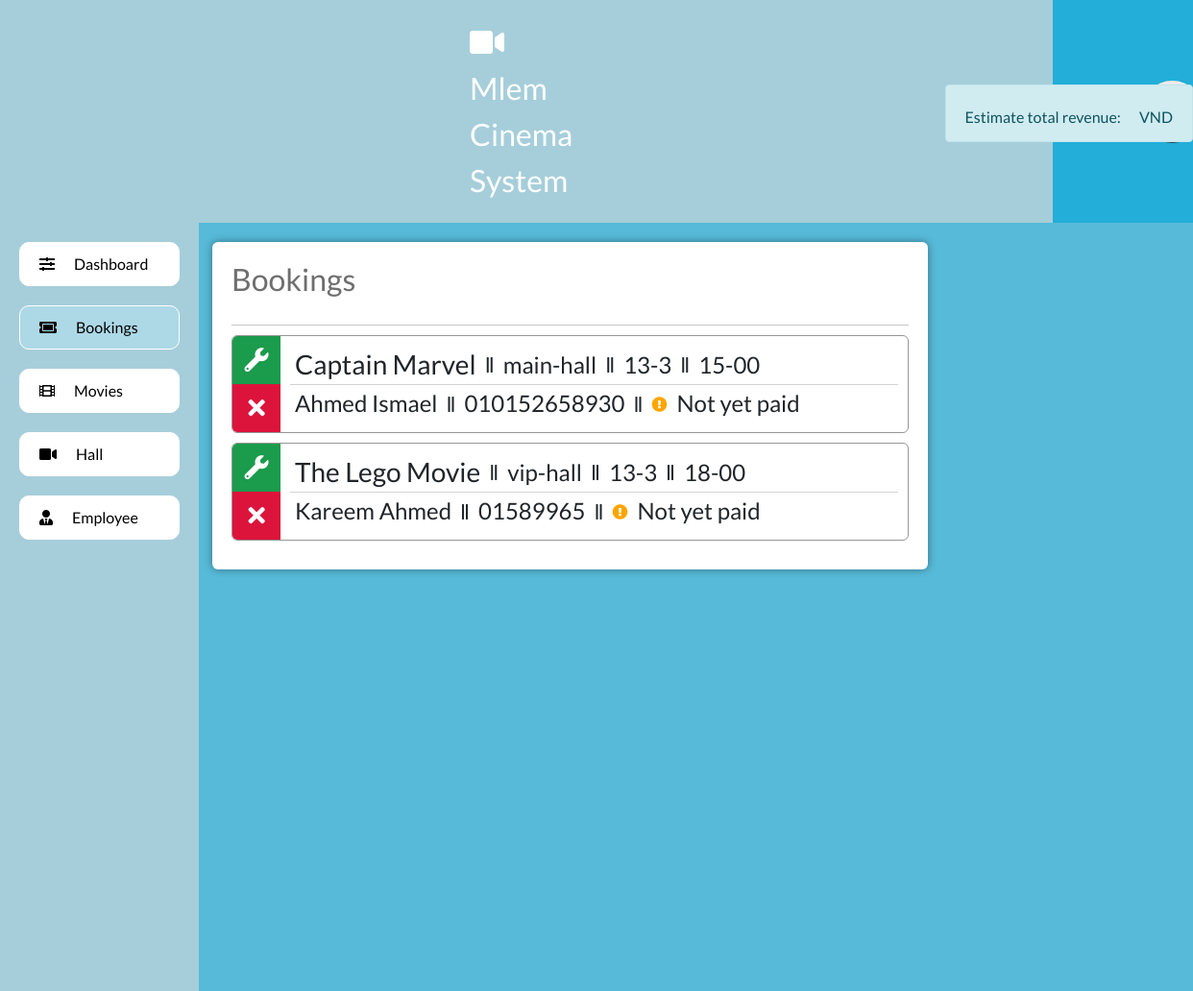
Page /admin/bookings.php on the earlier database version.
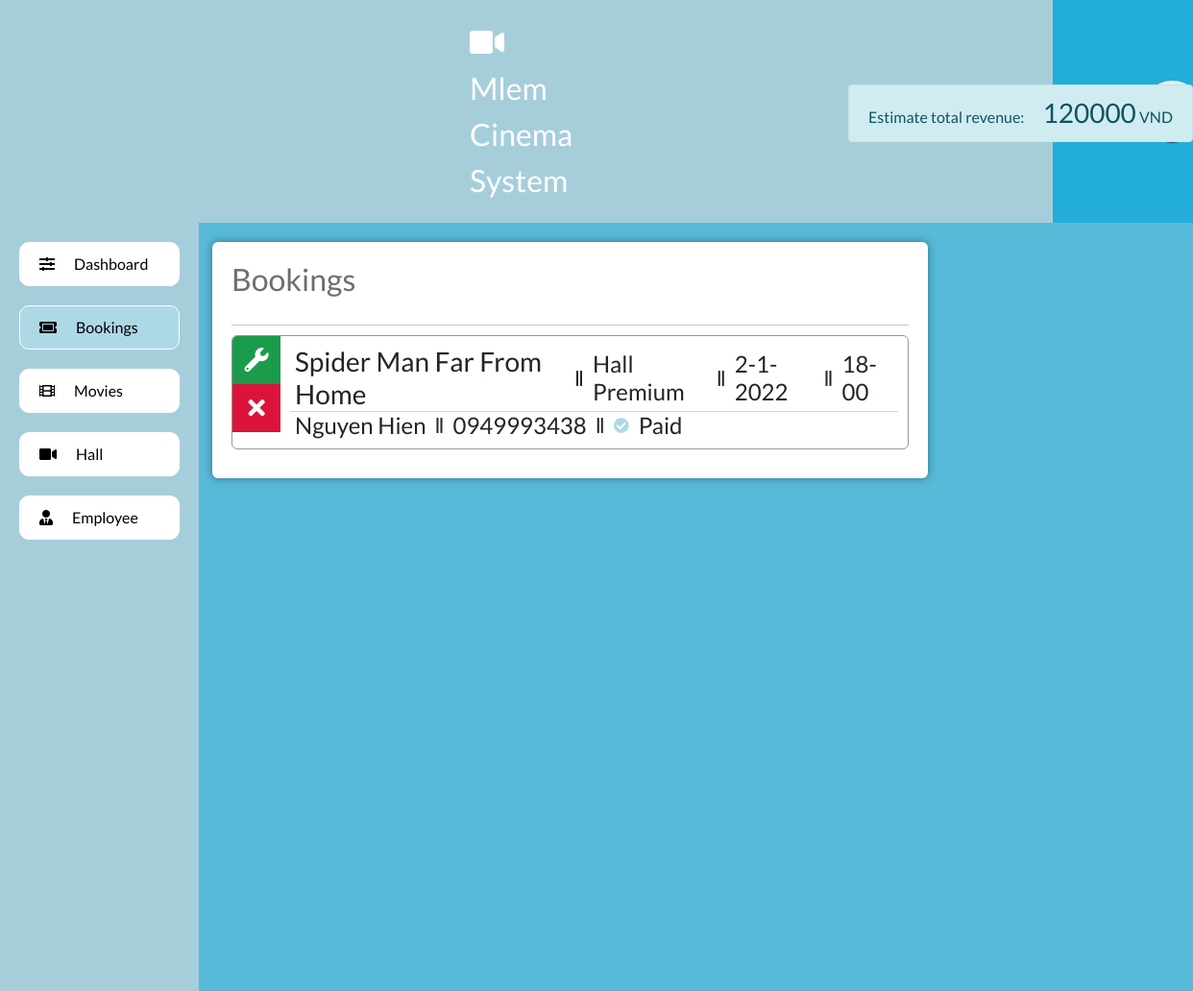
Same page on the later database version.
### tables this page shows
CREATE TABLE `bookingTable` (
  `bookingID` int(11) NOT NULL,
  `movieName` varchar(100) DEFAULT NULL,
  `bookingTheatre` varchar(100) NOT NULL,
  `bookingDate` varchar(50) NOT NULL,
  `bookingTime` varchar(50) NOT NULL,
  `bookingFName` varchar(100) NOT NULL,
  `bookingLName` varchar(100) DEFAULT NULL,
  `bookingPNumber` varchar(12) NOT NULL,
  `paymentStatus` tinyint(1) DEFAULT 0
);

### admin/bookings.php (the view, shortened to what this page needs)
<!DOCTYPE html>
<html lang="en">
<head>
    <link rel="stylesheet" href="https://maxcdn.bootstrapcdn.com/bootstrap/4.5.2/css/bootstrap.min.css">
    <link rel="stylesheet" href="../style/styles2.css">
    <link rel="stylesheet" href="https://use.fontawesome.com/releases/v5.7.2/css/all.css"
>
</head>
<body>
    <div class="admin-section-header">
        <div class="admin-logo">
            <i class="fas fa-video"></i>
            Mlem Cinema System
        </div>
        <div class="admin-login-info">
            <a href="#">Welcome, Admin</a>
        </div>
    </div>
    <div class="admin-container">
        <div class="admin-section admin-section1 ">
            <ul>
                <a href="admin.php"><li><i class="fas fa-sliders-h"></i>Dashboard</li></a>
                <a href="bookings.php"><li class="active-menu"><i class="fas fa-ticket-alt"></i>Bookings </i></li></a>
                <a href="movies.php"><li><i class="fas fa-film"></i>Movies </li></a>
                <a href="hall.php"><li><i class="fas fa-video"></i>Hall</li></a>
                <a href="employee.php"><li><i class="fas fa-user-tie"></i>Employee</li></a>
            </ul>
        </div>
        <div class="admin-section admin-section2">
            <div class="admin-section-column">
                <div class="admin-section-panel admin-section-panel2 w-60vw">
                    <div class="admin-panel-section-header">
                        <h2>Bookings</h2>
                    </div>
                    <div class="admin-panel-section-content">
                        <?php
                        $link = mysqli_connect("localhost", "root", "", "cinema_db");
                        $sql = "SELECT * FROM bookingTable";
                        if($result = mysqli_query($link, $sql)){
                            if(mysqli_num_rows($result) > 0){
                                while($row = mysqli_fetch_array($result)){
                                    echo "<div class=\"admin-panel-section-booking-item\">\n";
                                    echo "                            <div class=\"admin-panel-section-booking-response\">\n";
                                    echo "                                <a href=changePaymentStatus.php?id=".$row['bookingID']."'><i class=\"fas fa-wrench accept-booking\" title=\"Change payment status\"></i></a>\n";
                                    echo "                                <a href='deleteBooking.php?id=".$row['bookingID']."'><i class=\"fas fa-times decline-booking\" title=\"Reject booking\"></i></a>\n";
                                    echo "                            </div>\n";
                                    echo "                            <div class=\"admin-panel-section-booking-info\">\n";
                                    echo "                                <div>\n";
                                    echo "                                    <h3>". $row['movieName'] ."</h3>\n";
                                    echo "                                    <i class=\"fas fa-grip-lines-vertical \"></i>\n";
                                    echo "                                    <h4>". $row['bookingTheatre'] ."</h4>\n";
                                    echo "                                    <i class=\"fas fa-grip-lines-vertical \"></i>\n";
                                    echo "                                    <h4>". $row['bookingDate'] ."</h4>\n";
                                    echo "                                    <i class=\"fas fa-grip-lines-vertical \"></i>\n";
                                    echo "                                    <h4>". $row['bookingTime'] ."</h4>\n";
                                    echo "                                </div>\n";
                                    echo "                                <div>\n";
                                    echo "                                    <h4>". $row['bookingFName'] ." ". $row['bookingLName'] ."</h4>\n";
                                    echo "                                    <i class=\"fas fa-grip-lines-vertical\"></i>\n";
                                    echo "                                    <h4>". $row['bookingPNumber'] ."</h4>\n";
                                    echo "                                    <i class=\"fas fa-grip-lines-vertical\"></i>\n";
                                                                            if ($row['paymentStatus']){
                                    echo "                                    <i class=\"fas fa-check-circle\" style='color:lightblue'></i>\n";
                                    echo "                                    <h4>Paid</h4>\n";
                                                                            }else{
                                    echo "                                    <i class=\"fas fa-exclamation-circle\" style='color:orange'></i>\n";
                                    echo "                                    <h4>Not yet paid</h4>\n";
                                                                            }
                                    echo "                                </div>\n";
                                    echo "                            </div>\n";
                                    echo "                        </div>";
                                }
                                $sql2 = "select sum(ticketPrice) as 'totalRevenue' from bookingTable left join movieTable on bookingTable.movieName = movieTable.movieTitle;";
                                if($result2 = mysqli_query($link, $sql2)){
                                    $revenue = mysqli_fetch_assoc($result2)['totalRevenue'];
                                    echo "<div class='alert alert-info' style='display: inline-block;
                                    right: 0;
                                    margin-right: 0;
                                    position: absolute;
                                    top: 11vh;'>Estimate total revenue:  <span class='h3 ml-3'>$revenue</span> VND</div>";
                                }
                            } else{
                                echo '<h4 class="no-annot">No Bookings right now</h4>';
                            }
                        } else{
                            echo "ERROR: Could not able to execute $sql. " . mysqli_error($link);
                        }
                        ?>
                    </div>
                </div>
            </div>
        </div>
    </div>
</body>
</html>

### style/styles2.css (style rules this page uses)
* { margin: 0; padding: 0; box-sizing: border-box; font-family: 'Lato', sans-serif; text-decoration: none; color: unset; }
.admin-section-header { color: #FFF; width: 100%; background-color: #3a3a3a; display: flex; justify-content: center; }
.admin-login-info { background-color: #22aed8; display: flex; align-items: center; justify-content: flex-end; padding-left: 12px; }
.admin-login-info a { color: white !important; }
.admin-logo { padding: 20px 500px; background-color: #a6ceda; flex: 1; font-size: 2rem; }
.admin-container { display: grid; grid-template-columns: 1fr 5fr; height: 100vh; }
.admin-section1 { background-color: #a6ceda; height: 100%; }
.admin-section1 ul li { list-style: none; color: black; transition: all 0.3s ease; position: relative; cursor: pointer; border: 1px solid white; padding: 10px 20px; background-color: white; margin: 20px 20px; border-radius: 10px; }
.admin-section1 ul li i { margin-right: 20px; }
.admin-section2 { display: flex; flex-wrap: wrap; padding: 0 4px; background-color: #57bad8; }
.admin-section-column { flex: 50%; max-width: 50%; padding: 0 10px; }
.w-60vw { width: 60vw !important; }
.admin-section-panel { width: 100%; vertical-align: middle; background-color: #FFF; -webkit-border-radius: 6px; -moz-border-radius: 6px; border-radius: 6px; -webkit-box-shadow: 0px 0px 9px 0px rgba(0, 0, 0, 0.40); -moz-box-shadow: 0px 0px 9px 0px rgba(0, 0, 0, 0.40); box-shadow: 0px 0px 9px 0px rgba(0, 0, 0, 0.40); padding: 20px; margin: 20px 0; }
.admin-panel-section-header { display: flex; align-items: center; justify-content: flex-start; padding-bottom: 20px; border-bottom: #c7c7c7 1px solid; }
.admin-panel-section-header>h2 { color: #6e6e6e; }
.admin-panel-section-booking-item { background-color: none; -webkit-border-radius: 6px; -moz-border-radius: 6px; border-radius: 6px; border: #969696 1px solid; margin: 10px 0; overflow: hidden; display: flex; transition: all 0.6s ease; }
.admin-panel-section-booking-response i { font-size: 25px; height: 50px; width: 50px; color: #FFF; line-height: 50px; text-align: center; display: block; cursor: pointer; }
.admin-panel-section-booking-response .accept-booking { background-color: #1b9b4c; }
.admin-panel-section-booking-response .decline-booking { background-color: #dc143c; }
.admin-panel-section-booking-info { margin: 10px 10px; display: flex; flex: 100%; flex-direction: column; justify-content: center; }
.admin-panel-section-booking-info div:first-child { border-bottom: #d3d3d3 1px solid; }
.admin-panel-section-booking-info>div { height: 100%; display: flex; }
.admin-panel-section-booking-info>div>* { display: inline-block; margin: auto 5px; }
.active-menu { background-color: lightblue !important; }

Differences in the rows shown:
removed bookingtable: movieName "Captain Marvel", bookingTheatre "main-hall", bookingDate "13-3", bookingTime "15-00", bookingFName "Ahmed", bookingLName "Ismael", bookingPNumber "010152658930", paymentStatus 0 (drawn)
removed bookingtable: movieName "The Lego Movie", bookingTheatre "vip-hall", bookingDate "13-3", bookingTime "18-00", bookingFName "Kareem", bookingLName "Ahmed", bookingPNumber "01589965", paymentStatus 0 (drawn)
added bookingtable: movieName "Spider Man Far From Home", bookingTheatre "Hall Premium", bookingDate "2-1-2022", bookingTime "18-00", bookingFName "Nguyen", bookingLName "Hien", bookingPNumber "0949993438", paymentStatus 1 (drawn)
Other differences:
$revenue: (not shown) → "120000"
